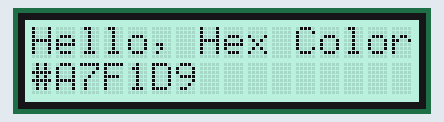
Simulated run of this sketch. Board: Arduino Uno, built with avr-gcc and run on an emulated ATmega328P. Shown: 16×2 character LCD. Random numbers use the default seed unless the sketch sets one.

Above: at 1.1 s.
At 5.2 s:
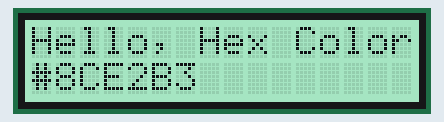
At 10.2 s:
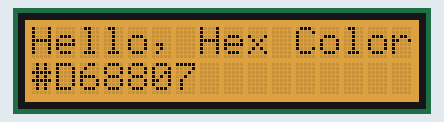
At 19.3 s:
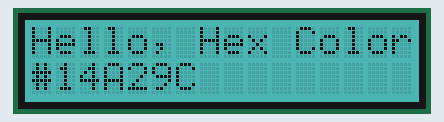
At 28.3 s:
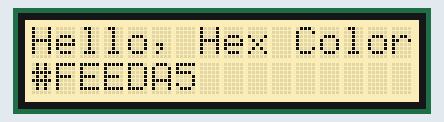
At 38.4 s:
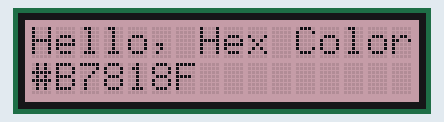

Measured:
- what the display in image 0 shows lasts 1.0 s, from 1.1 s to 2.1 s

The sketch:

HelloWorld.ino
```cpp
// (licence header left out)
#include <Wire.h>
#include "rgb_lcd.h"

rgb_lcd lcd;

const int colorR = 63;
const int colorG = 127;
const int colorB = 127;

void setup() {
    // set up the LCD's number of columns and rows:
    lcd.begin(16, 2);

    lcd.setRGB(colorR, colorG, colorB);

    // Print a message to the LCD.
    lcd.print("Hello, Hex Color");

    delay(1000);
}

void loop() {
    // set the cursor to column 0, line 1
    // (note: line 1 is the second row, since counting begins with 0):
    lcd.setCursor(0, 1);

    int red, green, blue;
    red = random(256);
    green = random(256);
    blue = random(256);

    char buffer[17];
    sprintf(buffer, "#%02X%02X%02X", red, green, blue);

    // print the number of seconds since reset:
    lcd.print(buffer);
    lcd.setRGB(red, green, blue);

    delay(1000);

}

/*********************************************************************************************************
    END FILE
*********************************************************************************************************/
```
